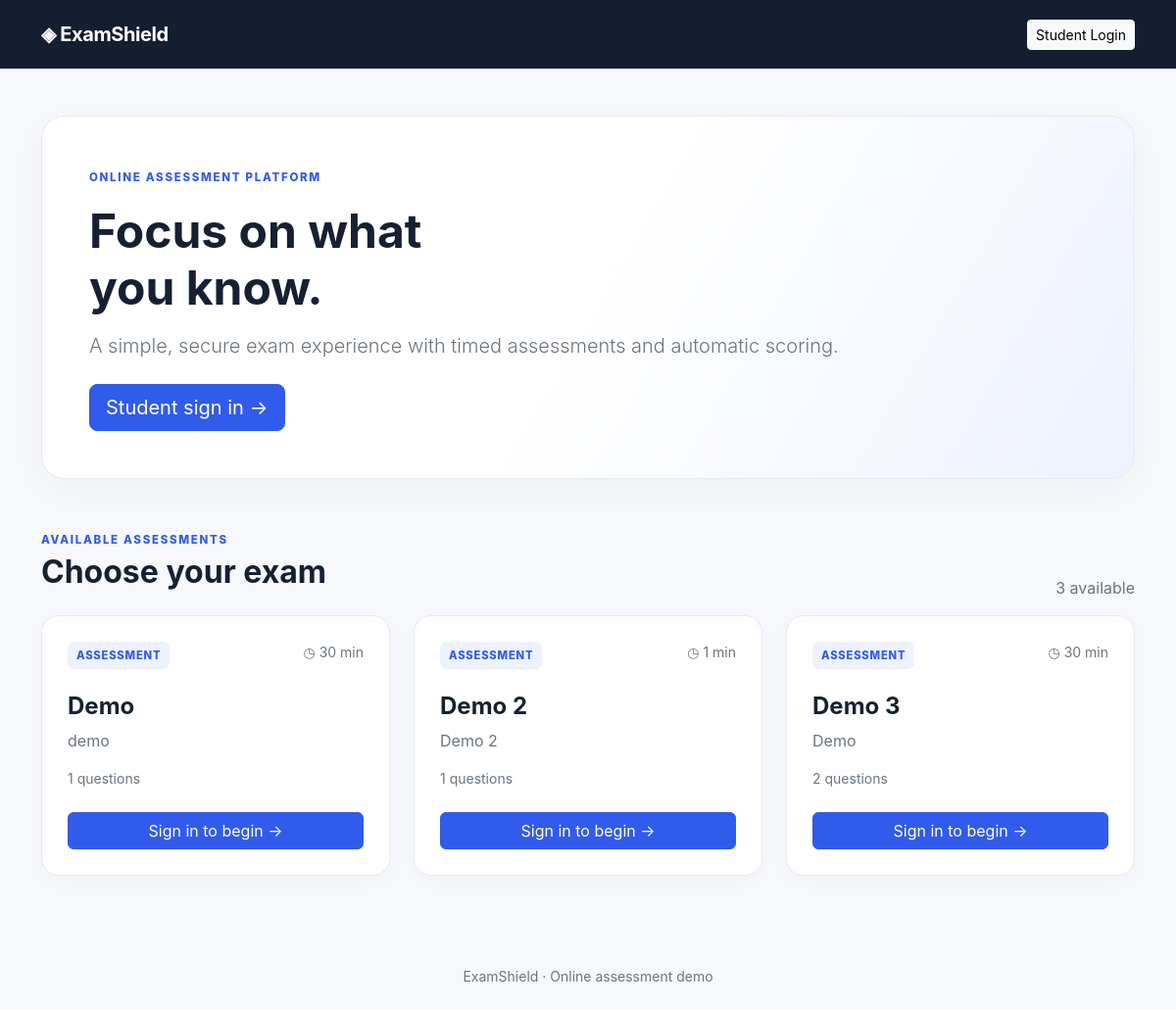
The page / on the database its author committed.
### exams/models.py (models this page shows, shortened)
class Exam(models.Model):
    title = models.CharField(max_length=180)
    description = models.TextField(blank=True)
    duration_minutes = models.PositiveIntegerField(default=30)
    is_published = models.BooleanField(default=False)
    created_at = models.DateTimeField(auto_now_add=True)

### exams/views.py (the view)
# urls.py: path("", views.home, name="home"),
def home(request):
    exams = Exam.objects.filter(is_published=True).prefetch_related("questions")
    return render(request, "exams/home.html", {"exams": exams})

### templates/exams/home.html
{% extends "base.html" %}{% block title %}Exams · ExamShield{% endblock %}{% block content %}
<section class="hero p-4 p-md-5 mb-5"><span class="eyebrow">ONLINE ASSESSMENT PLATFORM</span><h1 class="display-5 fw-bold mt-3">Focus on what<br>you know.</h1><p class="lead text-secondary mt-3">A simple, secure exam experience with timed assessments and automatic scoring.</p>{% if not user.is_authenticated %}<a href="/accounts/login/" class="btn btn-primary btn-lg mt-2">Student sign in →</a>{% else %}<a href="/results/" class="btn btn-primary mt-2">View my results →</a>{% endif %}</section>
<div class="d-flex justify-content-between align-items-end mb-3"><div><span class="eyebrow">AVAILABLE ASSESSMENTS</span><h2 class="fw-bold mt-1">Choose your exam</h2></div><span class="text-secondary">{{ exams|length }} available</span></div>
<div class="row g-4">{% for exam in exams %}<div class="col-md-6 col-lg-4"><div class="exam-card h-100"><div class="d-flex justify-content-between"><span class="tag">ASSESSMENT</span><span class="text-secondary small">◷ {{ exam.duration_minutes }} min</span></div><h4 class="fw-bold mt-4">{{ exam.title }}</h4><p class="text-secondary">{{ exam.description|default:"Read each question carefully and submit before time expires." }}</p><div class="small text-secondary mb-4">{{ exam.questions.count }} questions</div><a class="btn btn-primary w-100" href="{% url 'start_exam' exam.id %}">{% if user.is_authenticated %}View exam details{% else %}Sign in to begin{% endif %} →</a></div></div>{% empty %}<div class="col-12"><div class="exam-card"><h4>No published exams yet</h4><p class="text-secondary mb-0">An administrator can create and publish exams in the admin panel.</p></div></div>{% endfor %}</div>
{% endblock %}

### static/css/site.css (style rules this page uses)
:root { --ink:#172033;--muted:#6b7280;--blue:#315bea;--line:#e7eaf1;--soft:#f5f7fc }
body { background:#f7f8fc;color:var(--ink);font-family:Inter,ui-sans-serif,system-ui,-apple-system,"Segoe UI",sans-serif }
.hero { background:linear-gradient(120deg,#fff 50%,#edf2ff);border:1px solid var(--line);border-radius:24px;box-shadow:0 12px 40px #17203308 }
.eyebrow { font-size:.72rem;letter-spacing:1.7px;color:var(--blue);font-weight:800 }
.exam-card,.question-card,.auth-card,.result-hero { background:#fff;border:1px solid var(--line);border-radius:18px;padding:26px;box-shadow:0 6px 22px #17203306 }
.exam-card { transition:transform .18s,box-shadow .18s }
.btn-primary { background:var(--blue);border-color:var(--blue) }
.tag { font-size:.7rem;font-weight:800;letter-spacing:.8px;color:#315bea;background:#eef2ff;padding:6px 9px;border-radius:7px }

### rows shown on the page
Exam: duration_minutes "30", title "Demo", description "demo", questions.count "1"
Exam: duration_minutes "1", title "Demo 2", description "Demo 2", questions.count "1"
Exam: duration_minutes "30", title "Demo 3", description "Demo", questions.count "2"

### other values the page prints
{{ exams|length }} "3"
